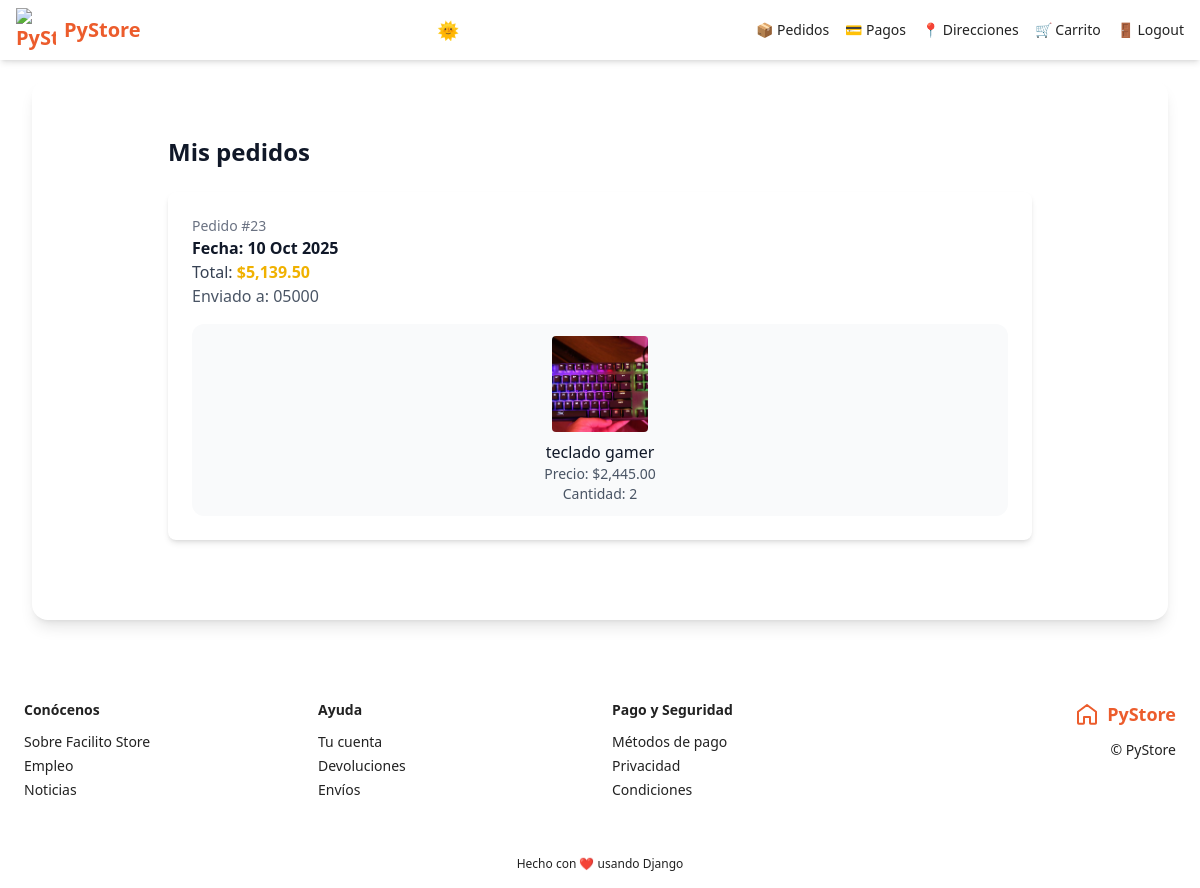
Page /orden/completados (signed in) on the earlier database version.
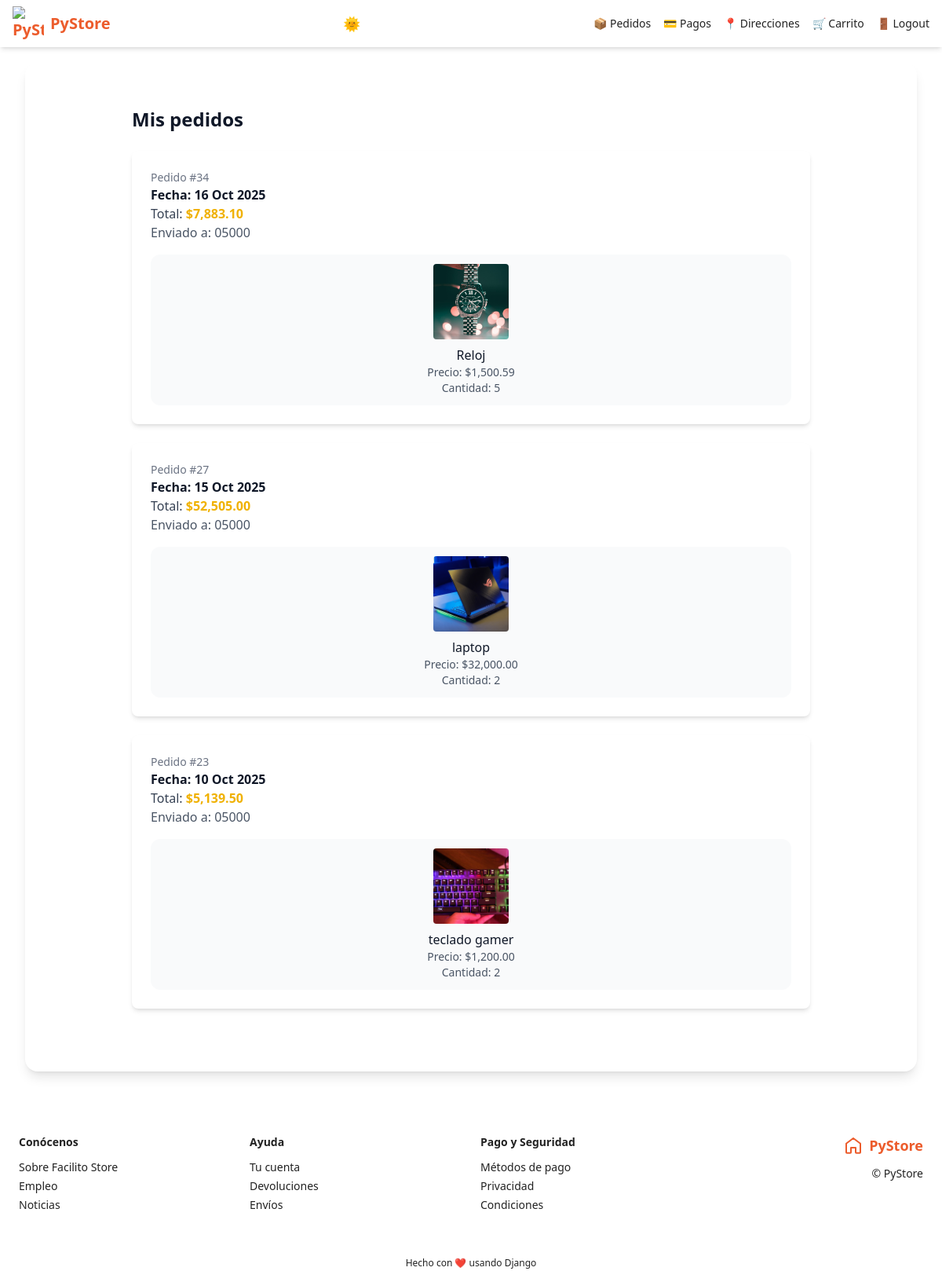
Same page on the later database version.
### orders/models.py (models this page shows, shortened)
class Order(models.Model):
  order_id = models.CharField(max_length=100, null=False, blank=False, unique=True)
  user = models.ForeignKey(User, on_delete=models.CASCADE)
  cart = models.ForeignKey(Cart, on_delete=models.CASCADE)
  status = models.CharField(max_length=50, choices=choices, default=OrderStatus.CREATED) #enum
  shipping_total = models.DecimalField(default=5, max_digits=8, decimal_places=2)
  total = models.DecimalField(default=0,max_digits=8, decimal_places=2)
  created_at = models.DateTimeField(auto_now_add=True)
  shipping_address = models.ForeignKey(ShippingAddress, null=True, blank=True, on_delete=models.CASCADE)
  promo_code = models.OneToOneField(PromoCode, null=True, blank=True, on_delete=models.CASCADE)
  billing_profile = models.ForeignKey(BillingProfile, null=True, blank=True, on_delete=models.CASCADE)

### shipping_addresses/models.py (models this page shows, shortened)
class ShippingAddress(models.Model):
    user = models.ForeignKey(User, null=False, blank=False, on_delete=models.CASCADE)
    line1 = models.CharField(max_length=200)
    line2 = models.CharField(max_length=200, blank=True)
    city = models.CharField(max_length=100)
    state = models.CharField(max_length=100)
    country = models.CharField(max_length=50)
    reference = models.CharField(max_length=300)
    postal_code = models.CharField(max_length=10, null=False, blank=False)
    default = models.BooleanField(default=False)
    created_at = models.DateTimeField(auto_now_add=True)
    def __str__(self):
      return self.postal_code

### carts/models.py (models this page shows, shortened)
class CartProducts(models.Model):
    cart = models.ForeignKey(Cart, on_delete=models.CASCADE)
    product = models.ForeignKey(Product, on_delete=models.CASCADE)
    quantity = models.IntegerField(default=1)
    created_at = models.DateTimeField(auto_now_add=True)
    objects = CartProductsManager()

### products/models.py (models this page shows, shortened)
class Product(models.Model):
    title = models.CharField(max_length=50)
    description = models.TextField()
    price = models.DecimalField(max_digits=8, decimal_places=2, default=0.0)
    slug = models.SlugField(unique=True, blank=False, null=False)
    image = models.ImageField(upload_to='products/', null=False, blank=False)
    created_at = models.DateTimeField(auto_now_add=True)
    stock = models.BooleanField(default=True)
    """ def save(self, *args, **kwargs):
        if not self.slug:
            self.slug = slugify(self.name)
        super().save(*args, **kwargs) """

### orders/views.py (the view)
# urls.py: path('completados', views.OrderListView.as_view(), name="completeds")
class OrderListView(LoginRequiredMixin, ListView):
    login_url = 'login'
    template_name = 'orders/orders.html'
    def get_queryset(self):
      return self.request.user.orders_completed() #EmptyQuerySet #[]

### carts/models.py (called while the page is built)
def set_cart_id(sender, instance, *args, **kwargs):
    if not instance.cart_id:
        instance.cart_id = str(uuid.uuid4())

    def products_related(self):
        return self.cartproducts_set.select_related('product')

### carts/utils.py (called while the page is built)
def get_or_create_cart(request):
    user = request.user if request.user.is_authenticated else None
    cart_id = request.session.get('cart_id')  # <-- Este debe guardar el uuid
    print("🛍 session cart_id:", cart_id)
    cart = Cart.objects.filter(cart_id=cart_id).first()
    print("📦 found cart:", cart)
    if cart is None:
        cart = Cart.objects.create(user=user)
        print("🆕 created new cart:", cart.cart_id)
    if user and cart.user is None:
        cart.user = user
        cart.save()
    request.session['cart_id'] = cart.cart_id
    print("💾 saved to session:", request.session['cart_id'])
    return cart

### facilito_store/context_processors.py (called while the page is built)
def cart_item_count(request):
    count = 0
    if request.user.is_authenticated:
        cart = get_or_create_cart(request)
        if cart:
            cart_products = cart.cartproducts_set.filter(quantity__gt=0)
            count = sum(cp.quantity for cp in cart_products)
    return {'cart_item_count': count}

### products/templatetags/product_extras.py (called while the page is built)
@register.filter()
def price_format(value):
    try:
        value = float(value)
        return "${:,.2f}".format(value)
    except (ValueError, TypeError):
        return "$0.00"

### users/models.py (called while the page is built)
    def orders_completed(self):
        return self.order_set.filter(status=OrderStatus.COMPLETED).order_by('-id')

### orders/templates/orders/orders.html (shortened to what this page needs)
{% extends 'base.html' %}
{% block content %}
<div class="max-w-4xl mx-auto px-4 py-6">
  <h2 class="title mb-6">Mis pedidos</h2>
  {% if object_list %}
  <div class="space-y-4">
    {% for order in object_list %}
    {% include 'orders/snippets/order.html' %}
    {% endfor %}
  </div>
  {% endif %}
</div>
{% endblock %}

### templates/base.html (shortened to what this page needs)
{% load static %}
<!DOCTYPE html>
<html lang="en">
<head>
  <link rel="stylesheet" href="{% static 'css/styles.css' %}">
</head>
<body class="min-h-screen font-sans transition-colors duration-300"
  style="background-color: rgb(var(--color-bg)); color: rgb(var(--color-text));">
  {% include 'navbar.html' %}
  <div class="pt-20"></div>
  <main class="max-w-7xl mx-auto px-4 sm:px-6 lg:px-8 mb-10">
    <div class="shadow-lg rounded-2xl p-8 transition-colors duration-300" style="background-color: rgb(var(--color-bg-card));
             color: rgb(var(--color-text));">
      {% block content %}{% endblock %}
    </div>
  </main>
  {% include 'footer.html' %}
</body>
</html>

### templates/navbar.html (shortened to what this page needs)
{% load static %}
{% url 'carts:cart' as cart %}
{% url 'shipping_addresses:shipping_addresses' as shipping_addresses %}
{% url 'orders:completeds' as completeds %}
{% url 'billing_profiles:billing_profiles' as billing_profiles %}
<nav class="fixed w-full top-0 z-50 shadow-md backdrop-blur-md transition-colors duration-300"
  style="background-color: rgb(var(--color-bg-card)); color: rgb(var(--color-text));">
  <div class="max-w-7xl mx-auto px-4 py-2 flex items-center justify-between gap-4">
    <a href="{% url 'index' %}" class="flex items-center gap-2 font-bold text-xl transition"
      style="color: rgb(var(--color-primary));">
      <img src="https://upload.wikimedia.org/wikipedia/commons/c/c3/Python-logo-notext.svg" alt="PyStore" class="w-10">
      PyStore
    </a>
    <button id="theme-toggle" class="p-2 rounded-full transition hidden md:block"
      style="background-color: rgba(var(--color-primary), 0.15); color: rgb(var(--color-text));">
      <span id="theme-icon" class="text-lg">🌞</span>
    </button>
    <div class="hidden md:flex items-center gap-4 text-sm font-medium">
      {% if user.is_authenticated %}
      <a href="{{ completeds }}" class="flex items-center gap-1 hover:opacity-80 transition">📦 Pedidos</a>
      <a href="{{ billing_profiles }}" class="flex items-center gap-1 hover:opacity-80 transition">💳 Pagos</a>
      <a href="{{ shipping_addresses }}" class="flex items-center gap-1 hover:opacity-80 transition">📍 Direcciones</a>
      <a href="{{ cart }}" class="relative flex items-center gap-1 hover:opacity-80 transition">
        🛒 Carrito
      </a>
      <a href="{% url 'logout' %}" class="flex items-center gap-1 hover:opacity-80 transition">🚪 Logout</a>
      {% endif %}
    </div>
  </div>
</nav>

### orders/templates/orders/snippets/order.html
{% load product_extras %}
<div class="bg-white dark:bg-gray-900 shadow-md rounded-lg p-6 mb-6 transition-colors duration-300">
  <div class="flex justify-between items-start mb-4">
    <div>
      <p class="text-sm text-gray-500 dark:text-gray-400">Pedido #{{ order.id }}</p>
      <p class="font-semibold text-gray-900 dark:text-gray-100">Fecha: {{ order.created_at|date:"d M Y" }}</p>
      <p class="text-gray-700 dark:text-gray-300">
        Total: <span class="text-price">{{ order.total | price_format }}</span>
      </p>
      <p class="text-gray-600 dark:text-gray-400">Enviado a: {{ order.shipping_address }}</p>
    </div>
  </div>
  <div class="grid grid-cols-1 md:grid-cols-{{ order.cart.products_related|length }} gap-4">
    {% for cp in order.cart.products_related %}
    {% with product=cp.product %}
    <div
      class="flex flex-col items-center bg-gray-50 dark:bg-gray-800 rounded-xl p-3 transition-colors duration-300 hover:bg-gray-100 dark:hover:bg-gray-700">
      {% if product.image %}
      <img src="{{ product.image.url }}" alt="{{ product.title }}"
        class="w-24 h-24 object-cover rounded mb-2 transition-transform duration-300 hover:scale-105" />
      {% else %}
      <div class="w-24 h-24 bg-gray-200 dark:bg-gray-600 flex items-center justify-center rounded mb-2">
        <span class="text-gray-500">No image</span>
      </div>
      {% endif %}
      <p class="font-medium text-gray-900 dark:text-gray-100 text-center">{{ product.title }}</p>
      <p class="text-sm text-gray-600 dark:text-gray-300">Precio: {{ product.price | price_format }}</p>
      <p class="text-sm text-gray-600 dark:text-gray-300">Cantidad: {{ cp.quantity }}</p>
    </div>
    {% endwith %}
    {% endfor %}
  </div>
</div>

### templates/footer.html
<footer class="text-sm mt-10 transition-colors duration-300"
  style="background-color: rgb(var(--color-bg-card)); color: rgb(var(--color-text));">
  <div class="max-w-7xl mx-auto px-6 py-10 grid grid-cols-2 md:grid-cols-4 gap-6">
    <div>
      <h4 class="font-semibold mb-3" style="color: rgb(var(--color-text));">Conócenos</h4>
      <ul class="space-y-1">
        <li><a href="#" class="hover:text-yellow-500 transition">Sobre Facilito Store</a></li>
        <li><a href="#" class="hover:text-yellow-500 transition">Empleo</a></li>
        <li><a href="#" class="hover:text-yellow-500 transition">Noticias</a></li>
      </ul>
    </div>
    <div>
      <h4 class="font-semibold mb-3" style="color: rgb(var(--color-text));">Ayuda</h4>
      <ul class="space-y-1">
        <li><a href="#" class="hover:text-yellow-500 transition">Tu cuenta</a></li>
        <li><a href="#" class="hover:text-yellow-500 transition">Devoluciones</a></li>
        <li><a href="#" class="hover:text-yellow-500 transition">Envíos</a></li>
      </ul>
    </div>
    <div>
      <h4 class="font-semibold mb-3" style="color: rgb(var(--color-text));">Pago y Seguridad</h4>
      <ul class="space-y-1">
        <li><a href="#" class="hover:text-yellow-500 transition">Métodos de pago</a></li>
        <li><a href="#" class="hover:text-yellow-500 transition">Privacidad</a></li>
        <li><a href="#" class="hover:text-yellow-500 transition">Condiciones</a></li>
      </ul>
    </div>
    <div class="flex flex-col items-start md:items-end">
      <a href="/admin" class="flex items-center gap-2 font-bold text-lg transition"
        style="color: rgb(var(--color-primary));" onmouseover="this.style.color='rgb(var(--color-secondary))'"
        onmouseout="this.style.color='rgb(var(--color-primary))'">
        <svg xmlns="http://www.w3.org/2000/svg" class="h-6 w-6" fill="none" viewBox="0 0 24 24" stroke="currentColor">
          <path stroke-linecap="round" stroke-linejoin="round" stroke-width="2"
            d="M3 9.75L12 3l9 6.75V21a.75.75 0 01-.75.75h-4.5a.75.75 0 01-.75-.75V15h-6v6a.75.75 0 01-.75.75h-4.5A.75.75 0 013 21V9.75z" />
        </svg>
        PyStore
      </a>
      <p class="mt-3" style="color: rgb(var(--color-muted));">&copy; {{ now|date:"Y" }} PyStore</p>
    </div>
  </div>
  <div class="py-4 text-center text-xs transition-colors duration-300"
    style="color: rgb(var(--color-muted)); border-top: 1px solid rgba(var(--color-muted), 0.3);">
    Hecho con ❤️ usando Django
  </div>
</footer>

### static/css/styles.css (style rules this page uses)
:root { --color-bg: 255 255 255; --color-text: 34 34 34; --color-primary: 236 92 44; --color-secondary: 41 40 90; --color-accent: 241 140 107; --color-surface: 249 249 249; }

Differences in the rows shown:
added Order: id "34", created_at "16 Oct 2025", total "$7,883.10", shipping_address "05000"
added CartProducts: product.image (picture), product "Reloj", product.price "$1,500.59", quantity "5", shown under "34"
added Order: id "27", created_at "15 Oct 2025", total "$52,505.00", shipping_address "05000"
added CartProducts: product.image (picture), product "laptop", product.price "$32,000.00", quantity "2", shown under "27"
changed through a linked row, CartProducts "teclado gamer": product.price "$2,445.00" → "$1,200.00"
